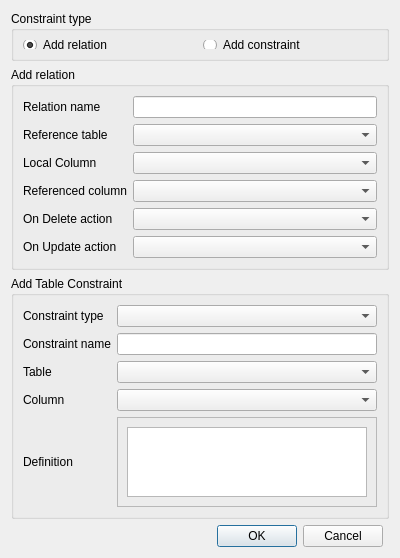
<?xml version="1.0" encoding="UTF-8"?>
<ui version="4.0">
 <class>TableProperty</class>
 <widget class="QDialog" name="TableProperty">
  <property name="geometry">
   <rect>
    <x>0</x>
    <y>0</y>
    <width>400</width>
    <height>520</height>
   </rect>
  </property>
  <property name="windowTitle">
   <string>Table Properties</string>
  </property>
  <layout class="QGridLayout" name="gridLayout_3">
   <item row="1" column="0" rowspan="2" colspan="2">
    <widget class="QGroupBox" name="gpRelation">
     <property name="title">
      <string>Add relation</string>
     </property>
     <layout class="QGridLayout" name="gridLayout">
      <item row="0" column="0">
       <widget class="QLabel" name="label">
        <property name="text">
         <string>Relation name</string>
        </property>
       </widget>
      </item>
      <item row="5" column="0">
       <widget class="QLabel" name="label_5">
        <property name="text">
         <string>On Update action</string>
        </property>
       </widget>
      </item>
      <item row="4" column="1">
       <widget class="QComboBox" name="cboDelAct"/>
      </item>
      <item row="4" column="0">
       <widget class="QLabel" name="label_4">
        <property name="text">
         <string>On Delete action</string>
        </property>
       </widget>
      </item>
      <item row="1" column="1">
       <widget class="QComboBox" name="cboTable"/>
      </item>
      <item row="1" column="0">
       <widget class="QLabel" name="label_2">
        <property name="text">
         <string>Reference table</string>
        </property>
       </widget>
      </item>
      <item row="3" column="0">
       <widget class="QLabel" name="label_3">
        <property name="text">
         <string>Referenced column</string>
        </property>
       </widget>
      </item>
      <item row="5" column="1">
       <widget class="QComboBox" name="cboUpAct"/>
      </item>
      <item row="3" column="1">
       <widget class="QComboBox" name="cboColumn"/>
      </item>
      <item row="0" column="1">
       <widget class="QLineEdit" name="txtName"/>
      </item>
      <item row="2" column="1">
       <widget class="QComboBox" name="cboRefCol"/>
      </item>
      <item row="2" column="0">
       <widget class="QLabel" name="label_11">
        <property name="text">
         <string>Local Column</string>
        </property>
       </widget>
      </item>
     </layout>
    </widget>
   </item>
   <item row="4" column="0" colspan="2">
    <widget class="QGroupBox" name="gpConstraint">
     <property name="title">
      <string>Add Table Constraint</string>
     </property>
     <layout class="QGridLayout" name="gridLayout_5">
      <item row="0" column="0">
       <widget class="QLabel" name="label_6">
        <property name="text">
         <string>Constraint type</string>
        </property>
       </widget>
      </item>
      <item row="0" column="1">
       <widget class="QComboBox" name="cboType"/>
      </item>
      <item row="1" column="0">
       <widget class="QLabel" name="label_7">
        <property name="text">
         <string>Constraint name</string>
        </property>
       </widget>
      </item>
      <item row="2" column="0">
       <widget class="QLabel" name="label_10">
        <property name="text">
         <string>Table</string>
        </property>
       </widget>
      </item>
      <item row="2" column="1">
       <widget class="QComboBox" name="cboTable_2"/>
      </item>
      <item row="3" column="0">
       <widget class="QLabel" name="label_9">
        <property name="text">
         <string>Column</string>
        </property>
       </widget>
      </item>
      <item row="3" column="1">
       <widget class="QComboBox" name="cboColumn_2"/>
      </item>
      <item row="4" column="0">
       <widget class="QLabel" name="label_8">
        <property name="maximumSize">
         <size>
          <width>50</width>
          <height>16777215</height>
         </size>
        </property>
        <property name="text">
         <string>Definition</string>
        </property>
       </widget>
      </item>
      <item row="4" column="1">
       <widget class="QFrame" name="frame">
        <property name="maximumSize">
         <size>
          <width>16777215</width>
          <height>210</height>
         </size>
        </property>
        <property name="frameShape">
         <enum>QFrame::StyledPanel</enum>
        </property>
        <property name="frameShadow">
         <enum>QFrame::Raised</enum>
        </property>
        <layout class="QGridLayout" name="gridLayout_2">
         <item row="0" column="0">
          <widget class="QTextEdit" name="txtConstraint">
           <property name="maximumSize">
            <size>
             <width>16777215</width>
             <height>200</height>
            </size>
           </property>
          </widget>
         </item>
        </layout>
       </widget>
      </item>
      <item row="1" column="1">
       <widget class="QLineEdit" name="txtType"/>
      </item>
     </layout>
    </widget>
   </item>
   <item row="0" column="0" colspan="2">
    <widget class="QGroupBox" name="groupBox_2">
     <property name="maximumSize">
      <size>
       <width>16777215</width>
       <height>50</height>
      </size>
     </property>
     <property name="title">
      <string>Constraint type</string>
     </property>
     <layout class="QGridLayout" name="gridLayout_4">
      <item row="0" column="0">
       <widget class="QRadioButton" name="rbRelation">
        <property name="text">
         <string>Add relation</string>
        </property>
        <property name="checked">
         <bool>true</bool>
        </property>
       </widget>
      </item>
      <item row="0" column="1">
       <widget class="QRadioButton" name="rbConstrain">
        <property name="text">
         <string>Add constraint</string>
        </property>
       </widget>
      </item>
     </layout>
    </widget>
   </item>
   <item row="5" column="0">
    <widget class="QDialogButtonBox" name="buttonBox">
     <property name="orientation">
      <enum>Qt::Horizontal</enum>
     </property>
     <property name="standardButtons">
      <set>QDialogButtonBox::Cancel|QDialogButtonBox::Ok</set>
     </property>
    </widget>
   </item>
  </layout>
 </widget>
 <resources/>
 <connections>
  <connection>
   <sender>buttonBox</sender>
   <signal>accepted()</signal>
   <receiver>TableProperty</receiver>
   <slot>accept()</slot>
   <hints>
    <hint type="sourcelabel">
     <x>248</x>
     <y>254</y>
    </hint>
    <hint type="destinationlabel">
     <x>157</x>
     <y>274</y>
    </hint>
   </hints>
  </connection>
  <connection>
   <sender>buttonBox</sender>
   <signal>rejected()</signal>
   <receiver>TableProperty</receiver>
   <slot>reject()</slot>
   <hints>
    <hint type="sourcelabel">
     <x>316</x>
     <y>260</y>
    </hint>
    <hint type="destinationlabel">
     <x>286</x>
     <y>274</y>
    </hint>
   </hints>
  </connection>
 </connections>
</ui>
